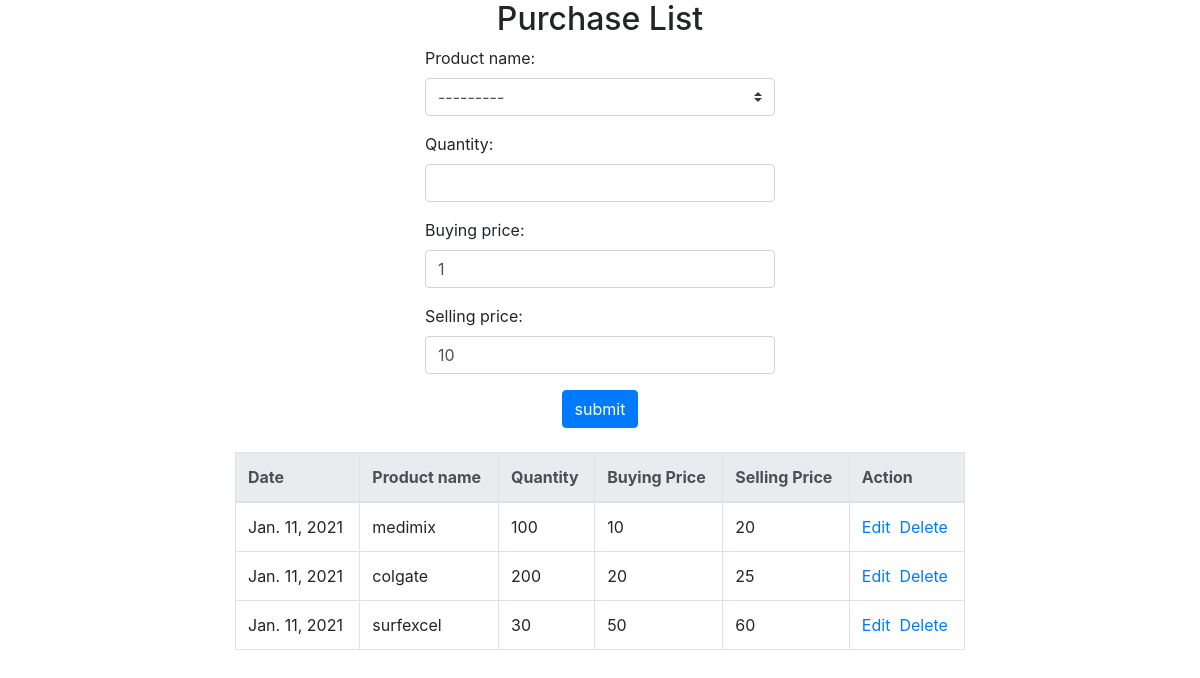
Page /purchases/ on the committed database.
### Bill/models.py (models this page shows, shortened)
class ProductModel(models.Model):
    product_name = models.CharField(max_length=100)
    def __str__(self):
        return self.product_name

class PurchaseModel(models.Model):
    product_name = models.ForeignKey(ProductModel, on_delete=models.CASCADE)
    quantity = models.CharField(max_length=100)
    buying_price = models.IntegerField(default=1)
    selling_price = models.IntegerField(default=10)
    date = models.DateField(auto_now=True)

### Bill/views.py (the view, shortened to what this page needs)
# urls.py: path('purchases/', Purchase.as_view(), name="purchases"),
class Purchase(TemplateView):
    model = PurchaseModel
    template_name = "purchase.html"
    context = {}
    context_object_name = "purchases"
    def get(self, request, *args, **kwargs):
        purchases = self.model.objects.all()
        form = Purchaseform()
        self.context["form"] = form
        self.context["purchases"] = purchases
        return render(request, self.template_name, self.context)

### Bill/forms.py
class Purchaseform(ModelForm):
    class Meta:
        model = PurchaseModel
        fields = ["product_name", "quantity", "buying_price", "selling_price"]
        widgets = {
            "product_name": forms.Select(attrs={'class': 'custom-select'}),
            "quantity": forms.NumberInput(attrs={'class': 'form-control'}),
            "buying_price": forms.NumberInput(attrs={'class': 'form-control'}),
            "selling_price": forms.NumberInput(attrs={'class': 'form-control'})
        }

### Bill/templates/purchase.html (shortened to what this page needs)
<!DOCTYPE html>
<html lang="en">
<head>
    <link rel="stylesheet" href="https://cdn.jsdelivr.net/npm/bootstrap@4.5.3/dist/css/bootstrap.min.css"
>
</head>
<body>
<h2 align="center">Purchase List</h2>
<div class="container">
    <div class="row">
        <div class="col-4"></div>
        <div class="col-4">
            <form method="post">
                {{ form.as_p }}
                <center><input type="submit" value="submit" class="btn btn-primary"></center>
            </form>
        </div>
        <div class="col-4"></div>
    </div>
    <br>
    <div class="row">
        <div class="col-2"></div>
        <div class="col-8">
            {% if purchases %}
                <table class="table table-bordered table-hover">
                    <thead class="thead-light">
                    <tr>
                        <th>Date</th>
                        <th>Product name</th>
                        <th>Quantity</th>
                        <th>Buying Price</th>
                        <th>Selling Price</th>
                        <th>Action</th>
                    </tr>
                    </thead>
                    {% for item in purchases %}
                        <tr>
                            <td>{{ item.date }}</td>
                            <td>{{ item.product_name }}</td>
                            <td>{{ item.quantity }}</td>
                            <td>{{ item.buying_price }}</td>
                            <td>{{ item.selling_price }}</td>
                            <td><a href="{% url 'editpurchase' item.id %}">Edit</a>&nbsp;&nbsp;<a
                                    href="{% url 'deletepurchase' item.id %}">Delete</a></td>
                        </tr>
                    {% endfor %}
                </table>
            {% endif %}
        </div>
        <div class="col-2"></div>
    </div>
</div>
</body>
</html>

### rows in the picture
ProductModel: product_name "---------"
PurchaseModel: date "Jan. 11, 2021", product_name "medimix", quantity "100", buying_price "10", selling_price "20"
PurchaseModel: date "Jan. 11, 2021", product_name "colgate", quantity "200", buying_price "20", selling_price "25"
PurchaseModel: date "Jan. 11, 2021", product_name "surfexcel", quantity "30", buying_price "50", selling_price "60"
